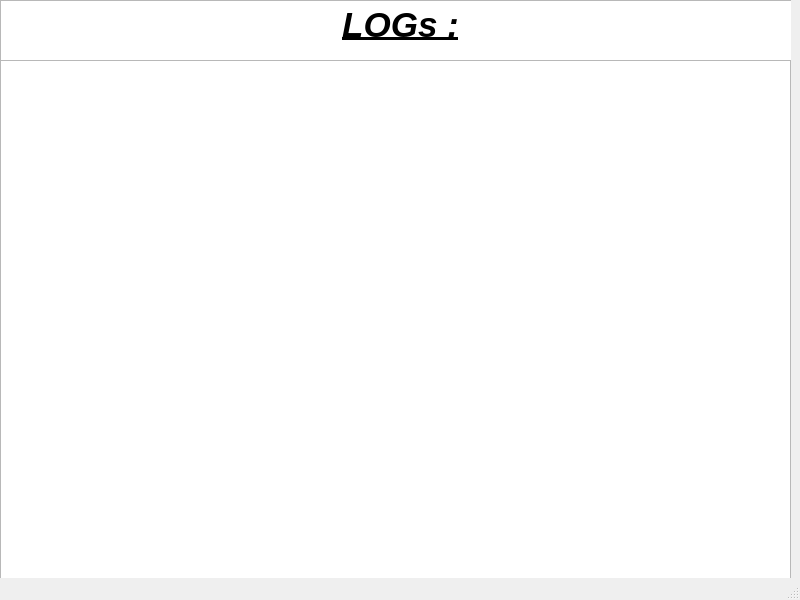
<?xml version="1.0" encoding="UTF-8"?>
<ui version="4.0">
 <class>MainWindow</class>
 <widget class="QMainWindow" name="MainWindow">
  <property name="geometry">
   <rect>
    <x>0</x>
    <y>0</y>
    <width>800</width>
    <height>600</height>
   </rect>
  </property>
  <property name="minimumSize">
   <size>
    <width>800</width>
    <height>600</height>
   </size>
  </property>
  <property name="maximumSize">
   <size>
    <width>800</width>
    <height>600</height>
   </size>
  </property>
  <property name="windowTitle">
   <string>MainWindow</string>
  </property>
  <widget class="QWidget" name="centralwidget">
   <widget class="QFrame" name="log">
    <property name="geometry">
     <rect>
      <x>0</x>
      <y>0</y>
      <width>791</width>
      <height>591</height>
     </rect>
    </property>
    <property name="frameShape">
     <enum>QFrame::Shape::StyledPanel</enum>
    </property>
    <property name="frameShadow">
     <enum>QFrame::Shadow::Raised</enum>
    </property>
    <widget class="QTextEdit" name="textEdit">
     <property name="geometry">
      <rect>
       <x>0</x>
       <y>0</y>
       <width>801</width>
       <height>61</height>
      </rect>
     </property>
     <property name="html">
      <string>&lt;!DOCTYPE HTML PUBLIC &quot;-//W3C//DTD HTML 4.0//EN&quot; &quot;http://www.w3.org/TR/REC-html40/strict.dtd&quot;&gt;
&lt;html&gt;&lt;head&gt;&lt;meta name=&quot;qrichtext&quot; content=&quot;1&quot; /&gt;&lt;meta charset=&quot;utf-8&quot; /&gt;&lt;style type=&quot;text/css&quot;&gt;
p, li { white-space: pre-wrap; }
hr { height: 1px; border-width: 0; }
li.unchecked::marker { content: &quot;\2610&quot;; }
li.checked::marker { content: &quot;\2612&quot;; }
&lt;/style&gt;&lt;/head&gt;&lt;body style=&quot; font-family:'Segoe UI'; font-size:9pt; font-weight:400; font-style:normal;&quot;&gt;
&lt;p align=&quot;center&quot; style=&quot; margin-top:0px; margin-bottom:0px; margin-left:0px; margin-right:0px; -qt-block-indent:0; text-indent:0px;&quot;&gt;&lt;span style=&quot; font-size:26pt; font-weight:700; font-style:italic; text-decoration: underline;&quot;&gt;LOGs :&lt;/span&gt;&lt;/p&gt;&lt;/body&gt;&lt;/html&gt;</string>
     </property>
    </widget>
    <widget class="QPlainTextEdit" name="plainTextEdit">
     <property name="geometry">
      <rect>
       <x>0</x>
       <y>60</y>
       <width>791</width>
       <height>531</height>
      </rect>
     </property>
    </widget>
   </widget>
  </widget>
  <widget class="QStatusBar" name="statusbar"/>
 </widget>
 <resources/>
 <connections/>
</ui>
